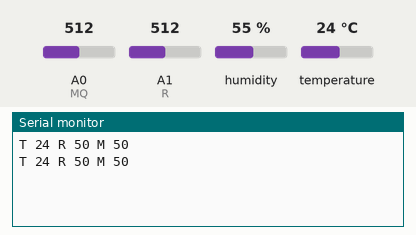
The sketch below on a simulated Arduino Uno, built with avr-gcc and run on an emulated ATmega328P. Shown: the last lines printed to the serial monitor. The test bench sets the inputs (shaded band); at power-on: temperature 24 °C, A0 (MQ) = 512, A1 (R) = 512, humidity 55 %.

Above: at 1.8 s.
1.9 s: temperature set to 12 °C
At 3.3 s:
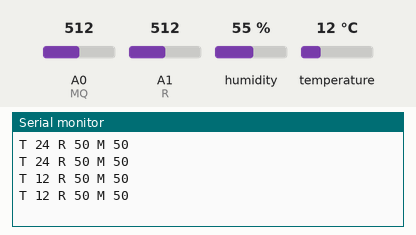
3.4 s: A0 (MQ) set to 716
At 4.7 s:
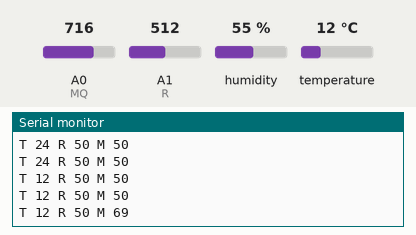
4.9 s: A1 (R) set to 716
At 5.8 s:
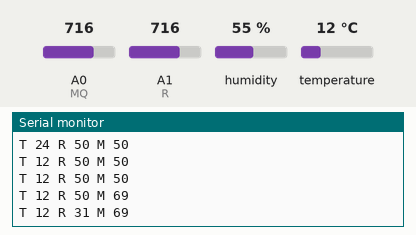
6.4 s: temperature set to 19 °C
At 7.7 s:
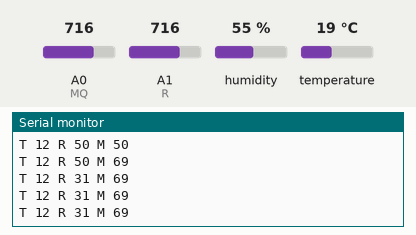
7.9 s: A0 (MQ) set to 992
At 9.3 s:
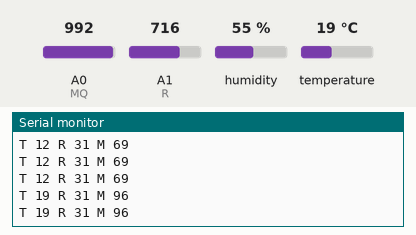
9.4 s: A1 (R) set to 992
At 11.0 s:
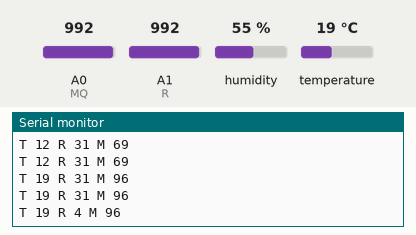
Timing chart, 0 to 11.9 s (numbered marks = the images above; inputs shaded):
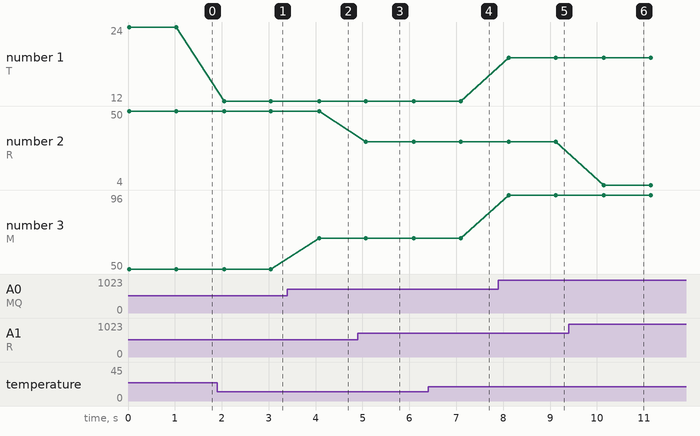

The sketch:

Weather_Arduino.ino
```cpp
#include <Wire.h>
#include "DHT.h"
#define DHTPIN 2
#define DHTTYPE DHT11
DHT dht(DHTPIN, DHTTYPE);


#define R A1
#define MQ A0


void setup() {
  Serial.begin(9600);
  Wire.begin();
  pinMode(R, INPUT);
  pinMode(MQ, INPUT);
  dht.begin();
}


int t;
void loop() {
  int r=analogRead(R);
  int mq=analogRead(MQ);
  r=map(r,0,1023,100,0);
  mq=map(mq,0,1023,0,100);
  t = (int)dht.readTemperature();
  Serial.print("T ");
  Serial.print(t);
  Serial.print(" R ");
  Serial.print(r);
  Serial.print(" M ");
  Serial.print(mq);
  Serial.println();
  delay(1000);
}
```

Measured:
- after the input at 1.9 s, the serial monitor: prints a new line after 0.15 s (image 1)
- after the input at 3.4 s, the serial monitor: prints a new line after 0.67 s (image 2)
- after the input at 4.9 s, the serial monitor: prints a new line after 0.17 s (image 3)
- after the input at 7.9 s, the serial monitor: prints a new line after 0.22 s (image 5)
- after the input at 9.4 s, the serial monitor: prints a new line after 0.75 s (image 6)
- plotted number 1: 24 → 12 after the input at 1.9 s
- plotted number 2: 50 → 31 after the input at 4.9 s, 31 → 4 after the input at 9.4 s
- plotted number 3: 50 → 69 after the input at 3.4 s, 69 → 96 after the input at 7.9 s
